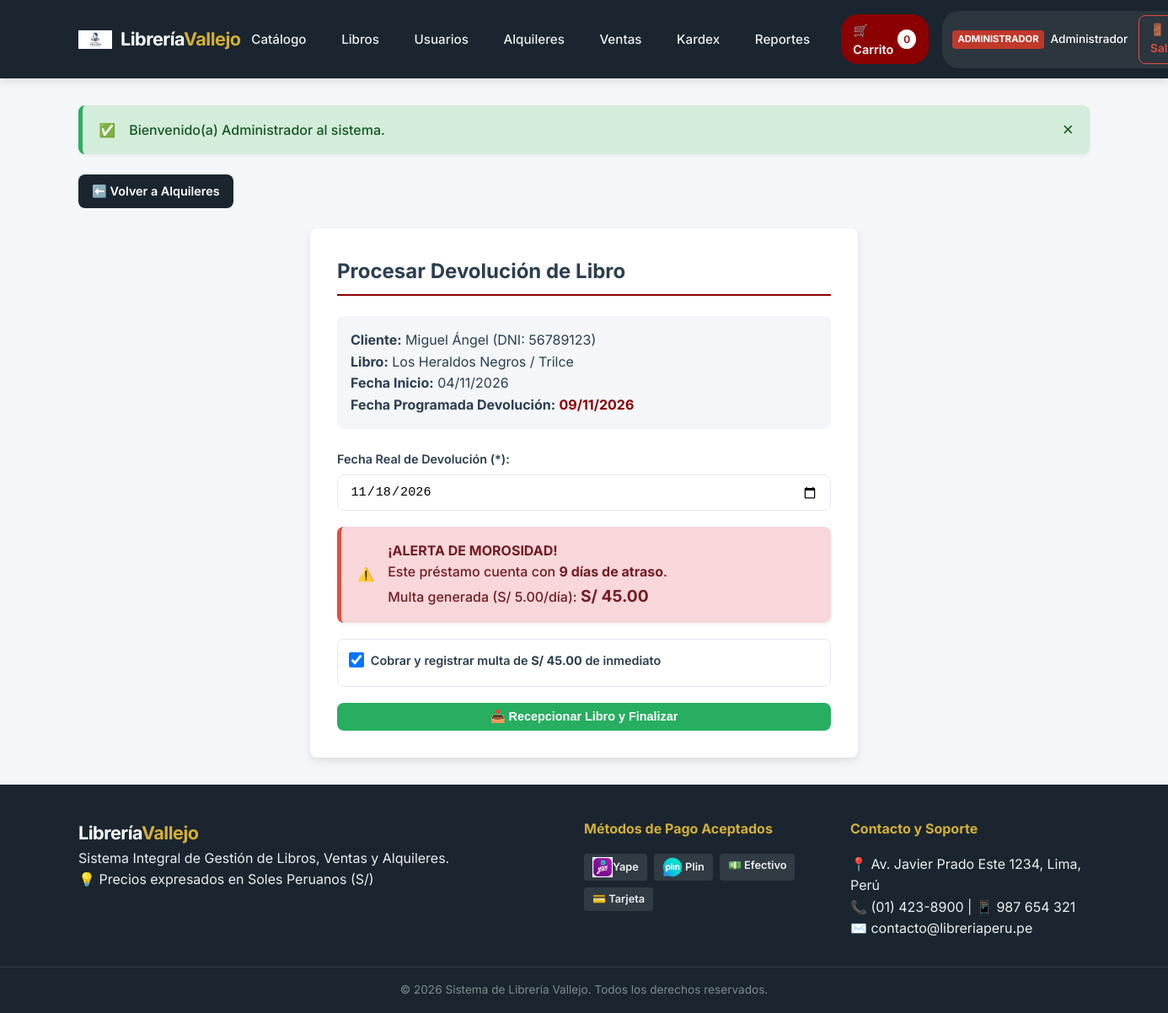
Page /modulos/alquileres/devolver.php?id=5 (signed in) on the committed database.
### tables this page shows
CREATE TABLE `alquileres` (
  `id_alquiler` int(11) NOT NULL,
  `id_usuario` int(11) NOT NULL,
  `id_libro` int(11) NOT NULL,
  `fecha_inicio` date NOT NULL,
  `fecha_dev_esperada` date NOT NULL,
  `fecha_dev_real` date DEFAULT NULL,
  `monto_alquiler` decimal(10,2) NOT NULL DEFAULT '0.00',
  `metodo_pago` enum('EFECTIVO','YAPE','PLIN','TARJETA','TRANSFERENCIA') NOT NULL DEFAULT 'EFECTIVO',
  `num_operacion` varchar(50) DEFAULT NULL,
  `estado` enum('En Alquiler','Devuelto','Con Demora') NOT NULL DEFAULT 'En Alquiler'
);

CREATE TABLE `usuarios` (
  `id_usuario` int(11) NOT NULL,
  `id_rol` int(11) NOT NULL,
  `dni` varchar(15) NOT NULL,
  `nombre` varchar(100) NOT NULL,
  `apellido` varchar(100) NOT NULL,
  `email` varchar(120) NOT NULL,
  `password` varchar(255) NOT NULL,
  `telefono` varchar(20) DEFAULT NULL,
  `direccion` varchar(255) DEFAULT NULL,
  `estado` enum('ACTIVO','INACTIVO') NOT NULL DEFAULT 'ACTIVO',
  `fecha_registro` datetime NOT NULL DEFAULT CURRENT_TIMESTAMP
);

CREATE TABLE `libros` (
  `id_libro` int(11) NOT NULL,
  `id_categoria` int(11) NOT NULL,
  `id_autor` int(11) NOT NULL,
  `id_editorial` int(11) NOT NULL,
  `id_proveedor` int(11) NOT NULL,
  `titulo` varchar(200) NOT NULL,
  `isbn` varchar(30) NOT NULL,
  `precio_venta` decimal(10,2) NOT NULL DEFAULT '0.00',
  `precio_alquiler` decimal(10,2) NOT NULL DEFAULT '0.00',
  `stock` int(11) NOT NULL DEFAULT '0',
  `portada` varchar(255) DEFAULT 'img/no-cover.png.jpg',
  `fecha_publicacion` date DEFAULT NULL,
  `estado` enum('DISPONIBLE','AGOTADO','DESCONTINUADO') NOT NULL DEFAULT 'DISPONIBLE'
);

### modulos/alquileres/devolver.php (the view, shortened to what this page needs)
<?php
require_once __DIR__ . '/../../config/conexion.php';
$id_alquiler = isset($_GET['id']) ? intval($_GET['id']) : 0;
$sql_alq = "SELECT a.*, u.nombre AS usuario_nombre, u.apellido AS usuario_apellido, u.dni AS usuario_dni,
                   l.titulo AS libro_titulo, l.isbn AS libro_isbn, l.id_libro
            FROM alquileres a
            INNER JOIN usuarios u ON a.id_usuario = u.id_usuario
            INNER JOIN libros l ON a.id_libro = l.id_libro
            WHERE a.id_alquiler = $id_alquiler LIMIT 1";
$res = mysqli_query($conexion, $sql_alq);
$alquiler = mysqli_fetch_assoc($res);
$fecha_hoy = date('Y-m-d');
$fecha_esperada = $alquiler['fecha_dev_esperada'];
$dias_demora = 0;
$monto_diario_mora = 5.00;
$total_multa = 0.00;
if ($fecha_hoy > $fecha_esperada) {
    $diff = strtotime($fecha_hoy) - strtotime($fecha_esperada);
    $dias_demora = floor($diff / 86400);
    if ($dias_demora > 0) {
        $total_multa = $dias_demora * $monto_diario_mora;
    }
}
include_once __DIR__ . '/../../includes/header.php';
?>
<div style="margin-bottom: 1.5rem;">
    <a href="<?php echo BASE_URL; ?>modulos/alquileres/index.php" class="btn btn-secondary">⬅️ Volver a Alquileres</a>
</div>
<div class="form-card" style="max-width: 650px;">
    <h2 style="margin-bottom: 1.5rem; border-bottom: 2px solid var(--primary); padding-bottom: 0.5rem;">Procesar Devolución de Libro</h2>
    <div style="background: var(--bg-light); padding: 1rem; border-radius: var(--radius); margin-bottom: 1.5rem;">
        <p><strong>Cliente:</strong> <?php echo htmlspecialchars($alquiler['usuario_nombre'] . ' ' . $alquiler['usuario_apellido']); ?> (DNI: <?php echo htmlspecialchars($alquiler['usuario_dni']); ?>)</p>
        <p><strong>Libro:</strong> <?php echo htmlspecialchars($alquiler['libro_titulo']); ?></p>
        <p><strong>Fecha Inicio:</strong> <?php echo date('d/m/Y', strtotime($alquiler['fecha_inicio'])); ?></p>
        <p><strong>Fecha Programada Devolución:</strong> <strong style="color: var(--primary);"><?php echo date('d/m/Y', strtotime($alquiler['fecha_dev_esperada'])); ?></strong></p>
    </div>
    <form action="<?php echo htmlspecialchars($_SERVER['PHP_SELF']) . '?id=' . $id_alquiler; ?>" method="POST">
        <div class="form-group">
            <label for="fecha_dev_real">Fecha Real de Devolución (*):</label>
            <input type="date" name="fecha_dev_real" id="fecha_dev_real" class="form-control" value="<?php echo date('Y-m-d'); ?>" required>
        </div>
        <?php if ($dias_demora > 0): ?>
            <div class="alerta-box alerta-danger" style="margin-bottom: 1.2rem;">
                <div class="alerta-icono">⚠️</div>
                <div class="alerta-contenido">
                    <strong>¡ALERTA DE MOROSIDAD!</strong><br>
                    Este préstamo cuenta con <strong><?php echo $dias_demora; ?> días de atraso</strong>.<br>
                    Multa generada (S/ 5.00/día): <strong style="font-size: 1.2rem;">S/ <?php echo number_format($total_multa, 2); ?></strong>
                </div>
            </div>
            <div class="form-group" style="background: #fff; padding: 0.8rem; border: 1px solid var(--border-color); border-radius: var(--radius);">
                <label style="cursor: pointer; display: flex; align-items: center; gap: 8px;">
                    <input type="checkbox" name="cobrar_multa_ahora" value="1" checked style="width: 18px; height: 18px;">
                    <span>Cobrar y registrar multa de <strong>S/ <?php echo number_format($total_multa, 2); ?></strong> de inmediato</span>
                </label>
            </div>
        <?php endif; ?>
        <button type="submit" class="btn btn-success btn-block" style="margin-top: 1rem;">📥 Recepcionar Libro y Finalizar</button>
    </form>
</div>
<?php include_once __DIR__ . '/../../includes/footer.php'; ?>

### public/assets/css/style.css (style rules this page uses)
:root { --primary: #8b0000; --primary-hover: #660000; --secondary: #1a252f; --accent: #d4af37; --bg-light: #f4f6f9; --bg-card: #ffffff; --text-dark: #2c3e50; --text-muted: #7f8c8d; --border-color: #e2e8f0; --success: #27ae60; --danger: #e74c3c; --warning: #f39c12; --info: #2980b9; --shadow-sm: 0 2px 4px rgba(0,0,0,0.05); --shadow-md: 0 4px 10px rgba(0,0,0,0.1); --radius: 8px; --transition: all 0.25s ease-in-out; }
* { margin: 0; padding: 0; box-sizing: border-box; }
body { font-family: 'Inter', -apple-system, BlinkMacSystemFont, "Segoe UI", Roboto, sans-serif; background-color: var(--bg-light); color: var(--text-dark); line-height: 1.6; display: flex; flex-direction: column; min-height: 100vh; }
.alerta-box { display: flex; align-items: center; justify-content: space-between; padding: 1rem 1.2rem; margin-bottom: 1.5rem; border-radius: var(--radius); box-shadow: var(--shadow-sm); }
.alerta-contenido { flex: 1; margin: 0 1rem; font-weight: 500; }
.alerta-danger { background-color: #f8d7da; color: #721c24; border-left: 5px solid var(--danger); }
.btn { display: inline-block; padding: 0.5rem 1rem; font-size: 0.9rem; font-weight: 600; text-align: center; border: none; border-radius: var(--radius); cursor: pointer; text-decoration: none; transition: var(--transition); }
.btn-secondary { background-color: var(--secondary); color: #fff; }
.btn-success { background-color: var(--success); color: #fff; }
.btn-block { width: 100%; display: block; }
.form-card { background-color: var(--bg-card); padding: 2rem; border-radius: var(--radius); box-shadow: var(--shadow-md); max-width: 650px; margin: 0 auto; }
.form-group { margin-bottom: 1.2rem; }
.form-group label { display: block; font-weight: 600; margin-bottom: 0.4rem; font-size: 0.9rem; }
.form-control { width: 100%; padding: 0.65rem 0.9rem; border: 1px solid var(--border-color); border-radius: var(--radius); font-size: 0.95rem; transition: var(--transition); }

### rows in the picture
alquileres: id_usuario.apellido "Miguel Ángel", id_usuario.dni "56789123", id_libro.titulo "Los Heraldos Negros / Trilce", fecha_inicio "04/11/2026", fecha_dev_esperada "09/11/2026", fecha_dev_esperada "9", fecha_dev_esperada "45.00"

### other values in the picture
$cant_carrito "0"
$usuario_actual['rol'] "ADMINISTRADOR"
$usuario_actual['nombre'] "Administrador"
$mensaje "Bienvenido(a) Administrador al sistema."
